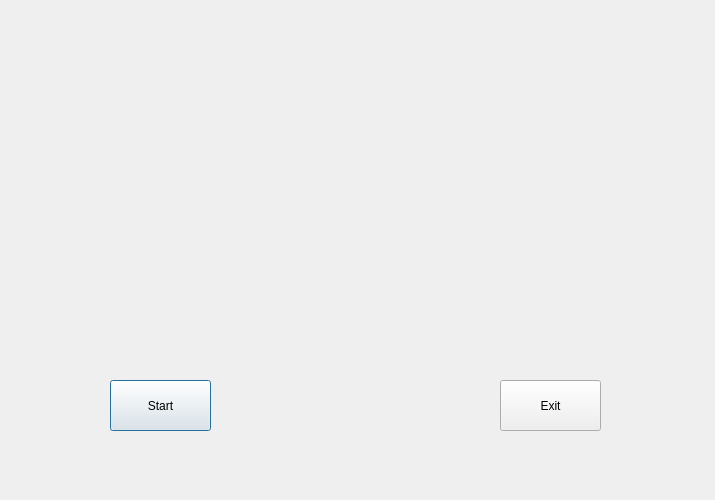
<?xml version="1.0" encoding="UTF-8"?>
<ui version="4.0">
 <class>EntringDialog</class>
 <widget class="QDialog" name="EntringDialog">
  <property name="geometry">
   <rect>
    <x>0</x>
    <y>0</y>
    <width>715</width>
    <height>500</height>
   </rect>
  </property>
  <property name="maximumSize">
   <size>
    <width>715</width>
    <height>500</height>
   </size>
  </property>
  <property name="windowTitle">
   <string>Welcome</string>
  </property>
  <property name="windowIcon">
   <iconset>
    <normaloff>../../images/-1467997739.jpg.[t=1093818622,m=5].jpg</normaloff>../../images/-1467997739.jpg.[t=1093818622,m=5].jpg</iconset>
  </property>
  <property name="styleSheet">
   <string notr="true"/>
  </property>
  <widget class="QLabel" name="label">
   <property name="geometry">
    <rect>
     <x>0</x>
     <y>0</y>
     <width>721</width>
     <height>481</height>
    </rect>
   </property>
   <property name="styleSheet">
    <string notr="true">border-image: url(:/Agents/1736359-629687_20110623_002.jpg);</string>
   </property>
   <property name="text">
    <string/>
   </property>
  </widget>
  <widget class="QPushButton" name="Start">
   <property name="geometry">
    <rect>
     <x>110</x>
     <y>380</y>
     <width>101</width>
     <height>51</height>
    </rect>
   </property>
   <property name="text">
    <string>Start</string>
   </property>
  </widget>
  <widget class="QPushButton" name="Exit">
   <property name="geometry">
    <rect>
     <x>500</x>
     <y>380</y>
     <width>101</width>
     <height>51</height>
    </rect>
   </property>
   <property name="text">
    <string>Exit</string>
   </property>
  </widget>
  <widget class="QLabel" name="label_2">
   <property name="geometry">
    <rect>
     <x>240</x>
     <y>350</y>
     <width>231</width>
     <height>91</height>
    </rect>
   </property>
   <property name="layoutDirection">
    <enum>Qt::LeftToRight</enum>
   </property>
   <property name="styleSheet">
    <string notr="true">border-image: url(:/Agents/myth logo.png)</string>
   </property>
   <property name="text">
    <string/>
   </property>
  </widget>
 </widget>
 <resources/>
 <connections/>
</ui>
